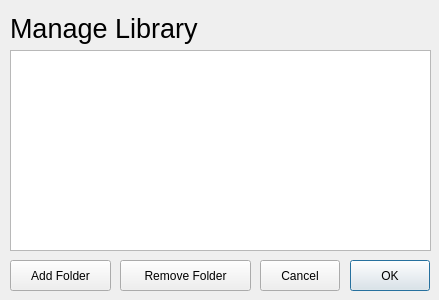
<?xml version="1.0" encoding="UTF-8"?>
<ui version="4.0">
 <class>ManageLibrary</class>
 <widget class="QDialog" name="ManageLibrary">
  <property name="geometry">
   <rect>
    <x>0</x>
    <y>0</y>
    <width>439</width>
    <height>300</height>
   </rect>
  </property>
  <property name="windowTitle">
   <string>Dialog</string>
  </property>
  <widget class="QLabel" name="label_5">
   <property name="geometry">
    <rect>
     <x>10</x>
     <y>10</y>
     <width>341</width>
     <height>37</height>
    </rect>
   </property>
   <property name="font">
    <font>
     <pointsize>20</pointsize>
    </font>
   </property>
   <property name="text">
    <string>Manage Library</string>
   </property>
  </widget>
  <widget class="QListWidget" name="listWidget">
   <property name="geometry">
    <rect>
     <x>10</x>
     <y>50</y>
     <width>421</width>
     <height>201</height>
    </rect>
   </property>
   <property name="selectionMode">
    <enum>QAbstractItemView::MultiSelection</enum>
   </property>
  </widget>
  <widget class="QPushButton" name="pushButton">
   <property name="geometry">
    <rect>
     <x>350</x>
     <y>260</y>
     <width>80</width>
     <height>31</height>
    </rect>
   </property>
   <property name="text">
    <string>OK</string>
   </property>
   <property name="icon">
    <iconset theme="dialog-ok"/>
   </property>
  </widget>
  <widget class="QPushButton" name="pushButton_2">
   <property name="geometry">
    <rect>
     <x>260</x>
     <y>260</y>
     <width>80</width>
     <height>31</height>
    </rect>
   </property>
   <property name="text">
    <string>Cancel</string>
   </property>
   <property name="icon">
    <iconset theme="dialog-cancel"/>
   </property>
  </widget>
  <widget class="QPushButton" name="pushButton_3">
   <property name="geometry">
    <rect>
     <x>10</x>
     <y>260</y>
     <width>101</width>
     <height>31</height>
    </rect>
   </property>
   <property name="text">
    <string>Add Folder</string>
   </property>
   <property name="icon">
    <iconset theme="folder-add"/>
   </property>
  </widget>
  <widget class="QPushButton" name="pushButton_4">
   <property name="geometry">
    <rect>
     <x>120</x>
     <y>260</y>
     <width>131</width>
     <height>31</height>
    </rect>
   </property>
   <property name="text">
    <string>Remove Folder</string>
   </property>
   <property name="icon">
    <iconset theme="remove">
     <normaloff>.</normaloff>.</iconset>
   </property>
  </widget>
 </widget>
 <resources/>
 <connections/>
</ui>
